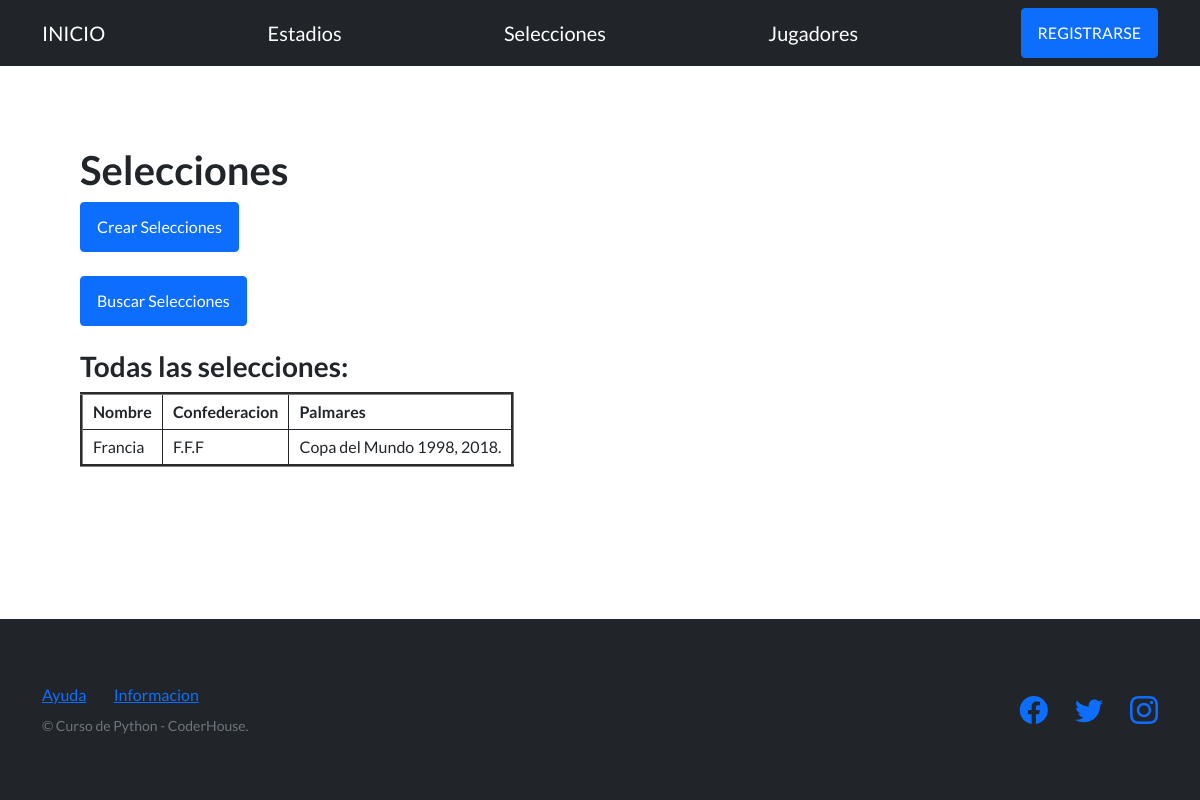
The page /mundial-site/seleciones/ on the database as committed earlier.
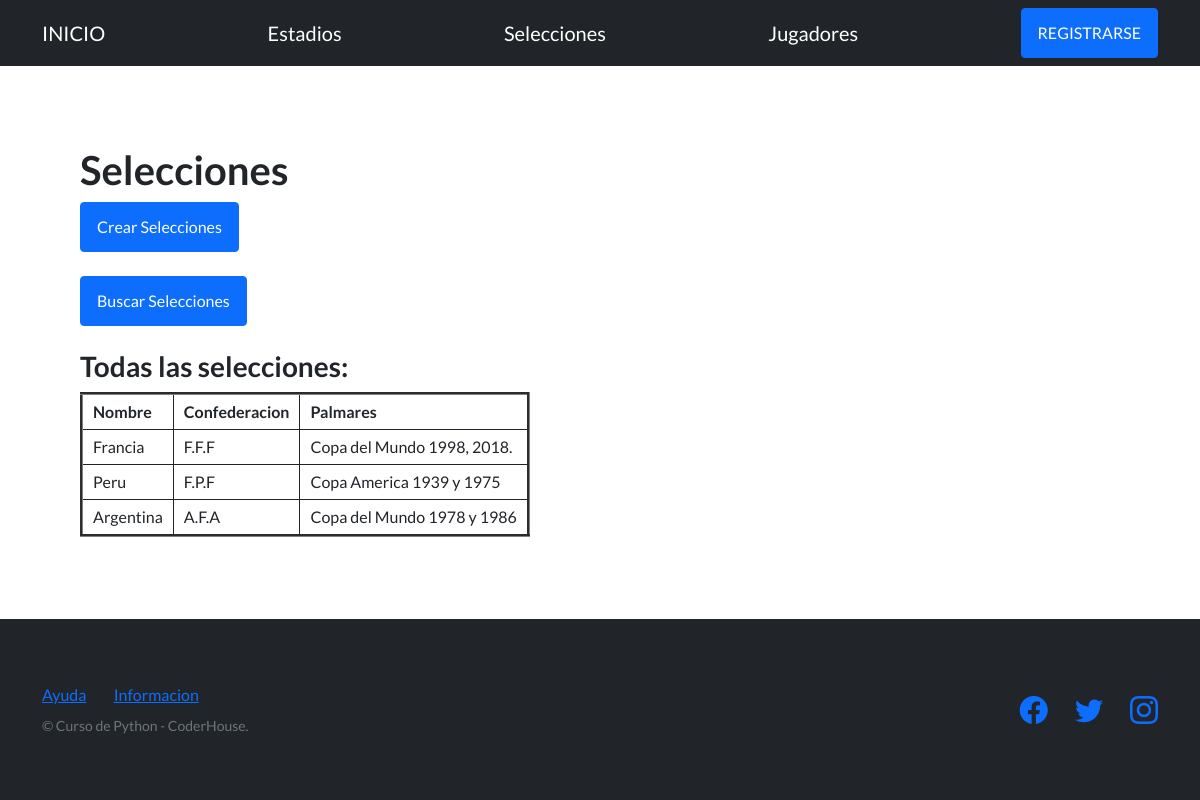
The same page on the database as committed later.
### app_mundial/models.py (models this page shows, shortened)
class Selecciones(models.Model):
     nombre = models.CharField(max_length=128)
     confederacion = models.CharField(max_length=128)
     palmares = models.CharField(max_length=50)

### app_mundial/views.py (the view)
# urls.py: path('seleciones/', views.selecciones, name="selecciones"),
def selecciones(request):
      selecciones = Selecciones.objects.all()
      return render(request, "app_mundial/selecciones.html", {"selecciones":selecciones})

### app_mundial/templates/app_mundial/selecciones.html (shortened to what this page needs)
{% extends "app_mundial/plantilla_base.html" %}
{% block contenido_base %}
<h1>Selecciones</h1>
<a href="{% url "selecciones_formulario" %}"><button type="button" class="btn btn-primary">Crear Selecciones</button></a>
<br><br>
<a href="{% url "busqueda_selecciones_form" %}"><button type="button" class="btn btn-primary">Buscar Selecciones</button></a>
<br><br>
<h3>Todas las selecciones:</h3>
<table border="3">
    <tr>
        <td>
            <b>Nombre</b>
        </td>
        <td>
            <b>Confederacion</b>
        </td>
         <td>
            <b>Palmares</b>
        </td>
    </tr>
    {% for seleccion in selecciones %}
    <tr>
        <td>{{seleccion.nombre}}</td>
        <td>{{seleccion.confederacion}}</td>
        <td>{{seleccion.palmares}}</td>
    </tr>
    {% endfor %}
</table>
{% endblock contenido_base %}

### app_mundial/templates/app_mundial/plantilla_base.html (shortened to what this page needs)
{% load static %}
<!DOCTYPE html>
<html lang="en">
    <head>
        <link href="https://cdn.jsdelivr.net/npm/bootstrap-icons@1.5.0/font/bootstrap-icons.css" rel="stylesheet" type="text/css" />
        <link href="{% static 'app_mundial/css/styles.css' %}" rel="stylesheet" />
    </head>
    <body>
        <nav class="navbar navbar-dark bg-dark static-top">
            <div class="container">
                <a class="navbar-brand" href="{% url 'inicio' %}">INICIO</a>
                <a class="navbar-brand" href="{% url 'estadios' %}">Estadios</a>
                <a class="navbar-brand" href="{% url 'selecciones' %}">Selecciones</a>
                <a class="navbar-brand" href="{% url 'jugadores' %}">Jugadores</a>
                {% if user.is_authenticated %}
                <a class="btn btn-warning" href="{% url 'logout' %}">Cerrar Sesión</a>
                {% else %}
                <a class="btn btn-primary" href="{% url 'register' %}">REGISTRARSE</a>
                {% endif %}
            </div>
        </nav>
        <section style="padding:80px;">
            {% block contenido_base %}
            {% endblock contenido_base %}
        </section>
        <footer class="footer bg-dark fixed-bottom">
            <div class="container">
                <div class="row">
                    <div class="col-lg-6 h-100 text-center text-lg-start my-auto">
                        <ul class="list-inline mb-2">
                            <li class="list-inline-item"><a href="#!">Ayuda</a></li>
                            <li class="list-inline-item">⋅</li>
                            <li class="list-inline-item"><a href="#!">Informacion</a></li>
                        </ul>
                        <p class="text-muted small mb-4 mb-lg-0">&copy; Curso de Python - CoderHouse.</p>
                    </div>
                    <div class="col-lg-6 h-100 text-center text-lg-end my-auto">
                        <ul class="list-inline mb-0">
                            <li class="list-inline-item me-4">
                                <a href="#!"><i class="bi-facebook fs-3"></i></a>
                            </li>
                            <li class="list-inline-item me-4">
                                <a href="#!"><i class="bi-twitter fs-3"></i></a>
                            </li>
                            <li class="list-inline-item">
                                <a href="https://www.instagram.com/espndeportes/?hl=es"><i class="bi-instagram fs-3"></i></a>
                            </li>
                        </ul>
                    </div>
                </div>
            </div>
        </footer>
    </body>
</html>

### app_mundial/templates/app_mundial/selecciones.html (style rules this page uses)
th, td { border:1px solid; padding:5px 10px; }

Rows that differ between the two databases and show on the page:
added Selecciones: nombre "Peru", confederacion "F.P.F", palmares "Copa America 1939 y 1975"
added Selecciones: nombre "Argentina", confederacion "A.F.A", palmares "Copa del Mundo 1978 y 1986"
